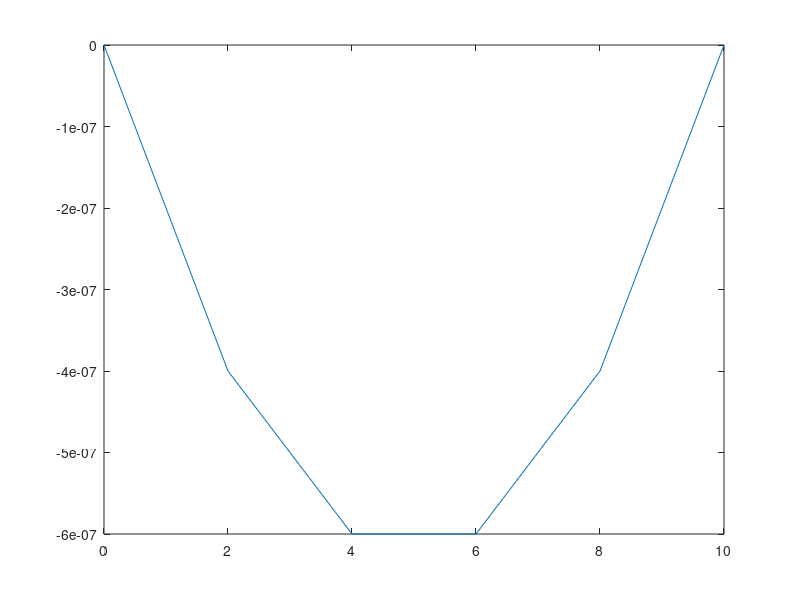

This figure's MATLAB source:
%%%1 - D Beam Deflection with Finite Difference Method

%%% E*A * d^2 u / dx^2 = P(x)

E = 200e9;
A = 0.1;
dx = 2;
L = 10;
P = 1000;
N = 6;

%%%Discretize the bar
x = linspace(0,L,N);
u = zeros(1,N);

%%%%%Apply the Boundary Conditions
u(1) = 0;
u(end) = 0;

%u_unknowns = u(2:end-1);

%(E*A/dx^2) * (u(i+1) - 2*u(i) + u(i-1)) = P(xi)

lambda = (E*A)/dx^2;

% if i = 2 
% u(3) - 2*u(2)  = P(1)/lambda - u(1)
% u(4) - 2*u(3) + u(2) = P(2)/lambda

%RHS
RHS = zeros(N-2,1);
for i = 1:N-2
   RHS(i) = P/lambda; 
end
%%Apply boundary conditions
RHS(1) = RHS(1) - u(1);
RHS(end) = RHS(end) - u(end);

%Stiffness matrix
stiffness = -2*eye(N-2,N-2);
for i = 1:N-2
    if i < N-2
        stiffness(i,i+1) = 1;
    end
    if i > 1
        stiffness(i,i-1) = 1;
    end
end

%%%Solve for Unknowns
u_unknowns = stiffness\RHS;

%%%Put back into u
%u_unknowns = u(2:end-1);
u(2:end-1) = u_unknowns;

plot(x,u)
